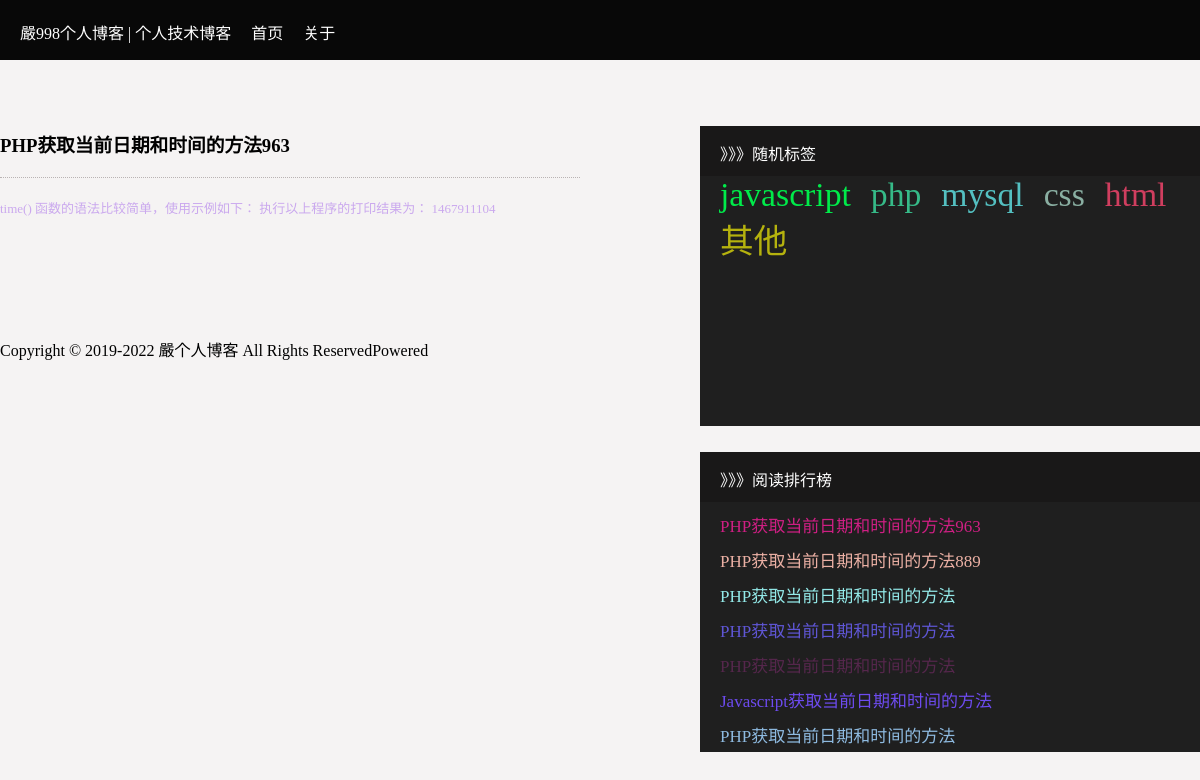
Page /public/article-see.php?id=28 on the committed database.
### tables this page shows
CREATE TABLE `article` (
  `id` int(5) NOT NULL AUTO_INCREMENT,
  `title` varchar(255) DEFAULT NULL COMMENT '标题',
  `content` text COMMENT '内容',
  `fenclass` varchar(30) DEFAULT NULL COMMENT '分类',
  `time` int(50) DEFAULT NULL COMMENT '时间',
  `browse` int(30) DEFAULT NULL COMMENT '浏览',
  PRIMARY KEY (`id`)
);

### common/html/right.php (the view)
<div class="left">
                <div>
                    <p><span>》》》随机标签<span></p>
                   <ul class="left-ul">
                        <li><a href="/public/article.php?tag=javascript&page=1">javascript</a></li>
                       <li><a href="/public/article.php?tag=php&page=1">php</a></li>
                       <li><a href="/public/article.php?tag=mysql&page=1">mysql</a></li>
                       <li><a href="/public/article.php?tag=css&page=1">css</a></li>
                       <li><a href="/public/article.php?tag=html&page=1">html</a></li>
                       <li><a href="/public/article.php?tag=qita&page=1">其他</a></li>
                   </ul>
                </div>
                <div class="left-div2">
                    <p><span>》》》阅读排行榜<span></p>
                    <ul class="left-div2-ul">
                        <?php
                            for($i=0;$i<7;$i++){
                        ?>
                       <li><a href="/public/article-see.php?id=<?php echo $readR[$i][0];?>" class="ziti"><?php echo $readR[$i][1];?></a></li>
                       <?php
                            }
                       ?>
                   </ul>
                </div>
</div>

### public/article-see.php (shortened to what this page needs)
<?php
    require '../admin/config.php';
    $id = trim($_GET['id']);
    $sql = "select * from article   where `id` = '{$id}'";
    $result = mysqli_query($conn,$sql);
    $row = mysqli_fetch_assoc($result);
    $sql = "update article set `browse`=`browse`+1 where `id` = '{$id}'";
    mysqli_query($conn,$sql);
    $sql = "select `id`,`title` from article   order by `browse` desc  limit 7";
    $read = mysqli_query($conn,$sql);
    $readR = mysqli_fetch_all($read);
    ?>
<!DOCTYPE html>
<html lang="en">
<head>
    <link rel="stylesheet" href="/static/css/article-see.css">
    <link rel="stylesheet" href="/common/css/right.css">
    <link rel="stylesheet" href="/common/css/footer.css">
</head>
<body >
    <div id="all">
        <?php
                include BLOG."/common/html/header.php";
        ?>
           <div class="content">
                <div class="right">
                         <div>
                               <div>
                                    <h3><?php echo $row['title'];?></h3>
                                    <p class="ziti">
                                        <?php
                                            echo $row['content'];
                                        ?>
                                    </p>
                               </div>
                         </div>
                </div>
               <?php
                    include BLOG."/common/html/right.php";
               ?>
           </div>
           <div class="footer">
                <?php
                     include BLOG."/common/html/footer.php";
                ?>
            </div>
</body>
</html>

### static/css/article-see.css (style rules this page uses)
* { padding:0; margin: 0; }
body { background-color: rgb(245, 243, 243); }
.content { margin:100px auto; width: 1200px; }
.right { width:600px; display: inline-block; }
.right>div>div>h3 { padding-top:30px; padding-bottom:20px; width: 580px; border-bottom: 1px dotted rgb(185, 179, 179); }
.right>div>div>p { margin-top:20px; margin-bottom:20px; opacity: 0.6; font-size: 13px; }

### common/css/right.css (style rules this page uses)
.left { width:500px; height:300px; margin-left:20px; float:right; }
.left>div { width:500px; height:300px; background: #1f1f1f; margin-top:26px; }
.left>div>p { background: #191818; color:white; height:50px; }
.left>div>p>span { display: inline-block; margin-top: 15px; margin-left: 20px; }
.left>div>ul>li { list-style: none; float: left; margin-left:20px; }
.left>div>.left-ul>li>a { color:black; text-decoration: none; font-size: 33.6677px; }
.left>.left-div2>ul>li { list-style: none; margin-top: 10px; }
.left>.left-div2>ul>li>a { color:white; text-decoration: none; font-size: 17px; }

### common/css/footer.css (style rules this page uses)
.footer { width:100%; height:60px; margin-top: 20px; }

### rows in the picture
article: title "PHP获取当前日期和时间的方法963", content "time() 函数的语法比较简单，使用示例如下： 执行以上程序的打印结果为： 1467911104"
article: title "PHP获取当前日期和时间的方法889"
article: title "PHP获取当前日期和时间的方法"
article: title "PHP获取当前日期和时间的方法"
article: title "PHP获取当前日期和时间的方法"
article: title "Javascript获取当前日期和时间的方法"
article: title "PHP获取当前日期和时间的方法"
